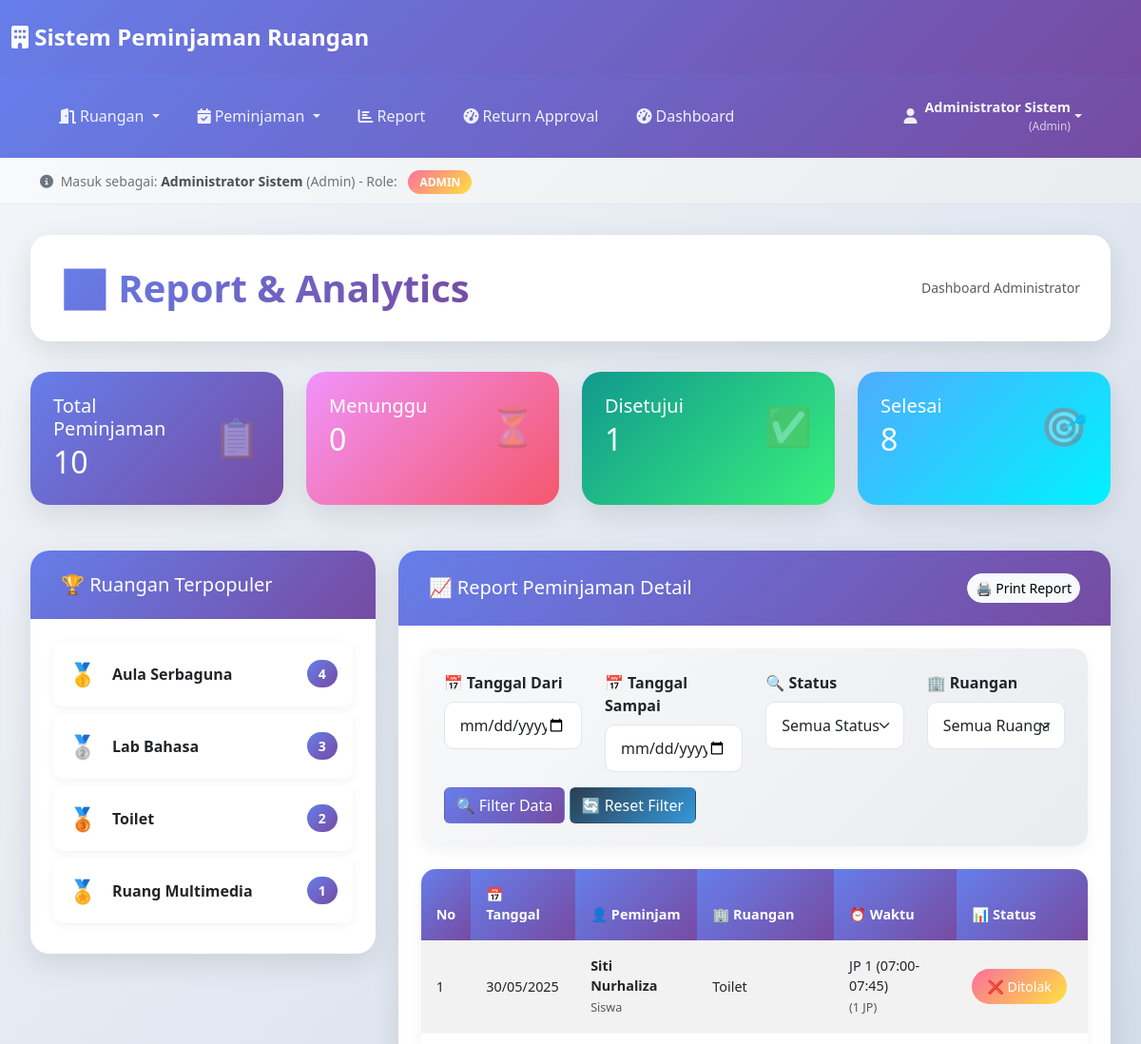
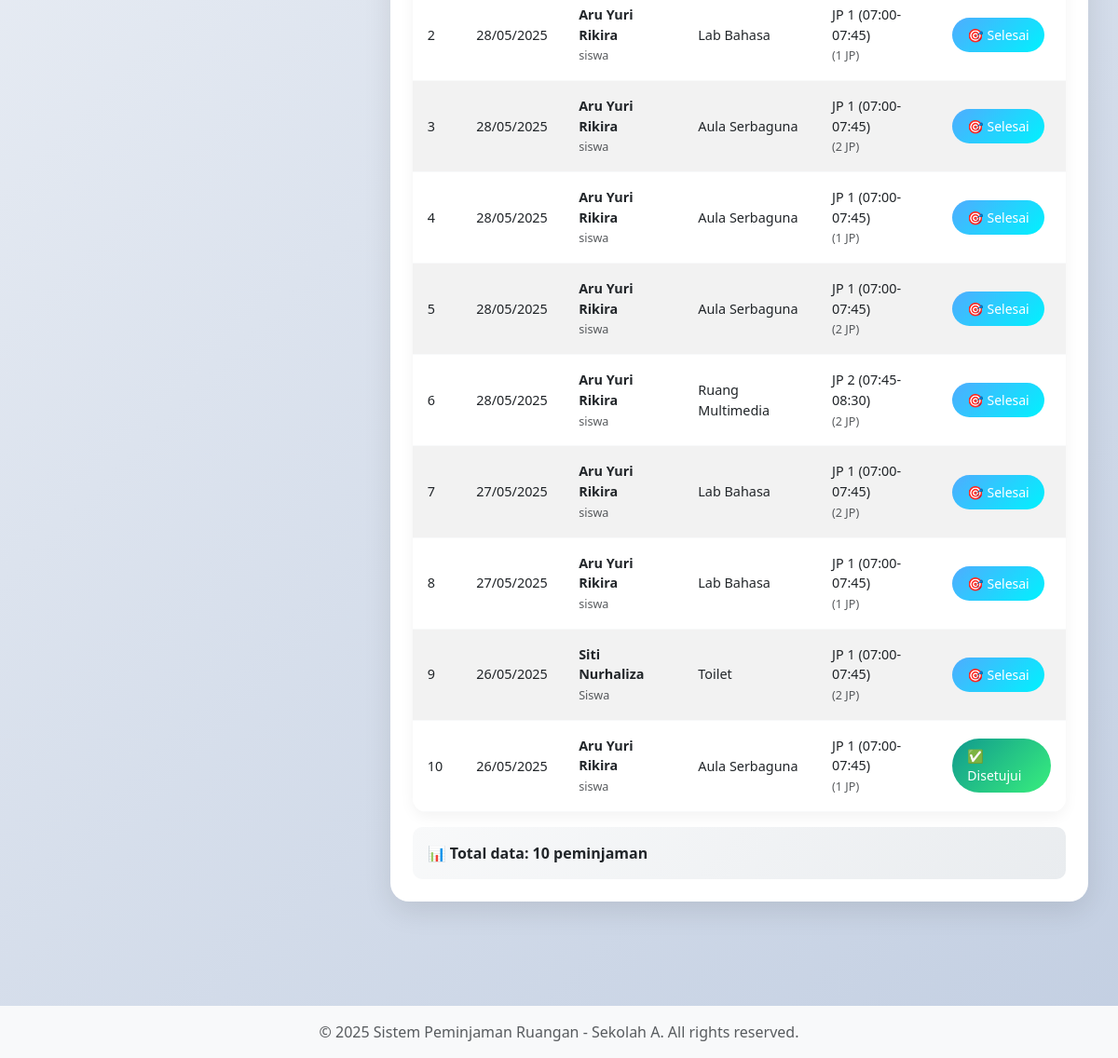
Page /admin/report/index.php (signed in) on the committed database (2 pictures, top to bottom).
### tables this page shows
CREATE TABLE IF NOT EXISTS peminjaman_ruangan (
    peminjaman_id INT PRIMARY KEY,
    user_id INT,
    ruangan_id INT,
    tanggal_pinjam DATE,
    waktu_mulai VARCHAR(50),
    durasi_pinjam VARCHAR(50),
    waktu_selesai VARCHAR(50),
    status VARCHAR(50),
    keperluan TEXT,
    keterangan TEXT,
    created_at DATETIME,
    updated_at DATETIME,
    is_enabled BOOLEAN,
    kondisi_ruangan VARCHAR(50),
    catatan_pengembalian TEXT,
    return_requested_at DATETIME,
    return_approved_at DATETIME,
    return_approved_by INT
);

CREATE TABLE IF NOT EXISTS users (
    user_id INT PRIMARY KEY,
    id_card VARCHAR(50),
    username VARCHAR(50),
    password VARCHAR(100),
    role VARCHAR(20),
    jenis_pengguna VARCHAR(50),
    nama_lengkap VARCHAR(100),
    created_at DATETIME
);

CREATE TABLE IF NOT EXISTS ruangan (
    ruangan_id INT PRIMARY KEY,
    nama_ruangan VARCHAR(100),
    lokasi VARCHAR(100),
    kapasitas INT,
    status VARCHAR(50),
    is_enabled BOOLEAN,
    created_at DATETIME
);

### admin/report/index.php (the view, shortened to what this page needs)
<?php
require_once '../../config/database.php';
$tanggal_dari = isset($_GET['tanggal_dari']) ? $_GET['tanggal_dari'] : '';
$tanggal_sampai = isset($_GET['tanggal_sampai']) ? $_GET['tanggal_sampai'] : '';
try {
    $stmt = $pdo->query("SELECT COUNT(*) as total FROM peminjaman_ruangan");
    $total_peminjaman = $stmt->fetch()['total'];
    $stmt = $pdo->query("SELECT status, COUNT(*) as jumlah FROM peminjaman_ruangan GROUP BY status");
    $stats_status = $stmt->fetchAll(PDO::FETCH_KEY_PAIR);
    $stmt = $pdo->query("SELECT r.nama_ruangan, COUNT(*) as jumlah
                        FROM peminjaman_ruangan p
                        JOIN ruangan r ON p.ruangan_id = r.ruangan_id
                        GROUP BY p.ruangan_id
                        ORDER BY jumlah DESC
                        LIMIT 5");
    $ruangan_populer = $stmt->fetchAll();
} catch(PDOException $e) {
    $error = "Error: " . $e->getMessage();
}
$sql = "SELECT p.*, u.nama_lengkap, u.jenis_pengguna, r.nama_ruangan, r.lokasi
        FROM peminjaman_ruangan p
        JOIN users u ON p.user_id = u.user_id
        JOIN ruangan r ON p.ruangan_id = r.ruangan_id";
$params = [];
$sql .= " ORDER BY p.tanggal_pinjam DESC, p.waktu_mulai ASC";
try {
    $stmt = $pdo->prepare($sql);
    $stmt->execute($params);
    $report_data = $stmt->fetchAll();
} catch(PDOException $e) {
    $error = "Error: " . $e->getMessage();
}
?>
<?php include '../../includes/header.php'; ?>
<head>
</head>
<body>
    <?php include '../../includes/navbar.php'; ?>
    <div class="main-content">
        <div class="dashboard-header fade-in-up">
            <div class="d-flex justify-content-between align-items-center">
                <h1 class="dashboard-title">📊 Report & Analytics</h1>
                <small class="text-muted">Dashboard Administrator</small>
            </div>
        </div>
        <div class="row mb-4">
            <div class="col-md-3 fade-in-up animate-delay-1">
                <div class="stats-card stats-card-primary">
                    <div class="card-body d-flex justify-content-between align-items-center">
                        <div>
                            <h5 class="card-title mb-1">Total Peminjaman</h5>
                            <h2 class="mb-0"><?php echo $total_peminjaman; ?></h2>
                        </div>
                        <div style="font-size: 2.5rem; opacity: 0.3;">📋</div>
                    </div>
                </div>
            </div>
            <div class="col-md-3 fade-in-up animate-delay-2">
                <div class="stats-card stats-card-warning">
                    <div class="card-body d-flex justify-content-between align-items-center">
                        <div>
                            <h5 class="card-title mb-1">Menunggu</h5>
                            <h2 class="mb-0"><?php echo isset($stats_status['menunggu']) ? $stats_status['menunggu'] : 0; ?></h2>
                        </div>
                        <div style="font-size: 2.5rem; opacity: 0.3;">⏳</div>
                    </div>
                </div>
            </div>
            <div class="col-md-3 fade-in-up animate-delay-3">
                <div class="stats-card stats-card-success">
                    <div class="card-body d-flex justify-content-between align-items-center">
                        <div>
                            <h5 class="card-title mb-1">Disetujui</h5>
                            <h2 class="mb-0"><?php echo isset($stats_status['disetujui']) ? $stats_status['disetujui'] : 0; ?></h2>
                        </div>
                        <div style="font-size: 2.5rem; opacity: 0.3;">✅</div>
                    </div>
                </div>
            </div>
            <div class="col-md-3 fade-in-up animate-delay-4">
                <div class="stats-card stats-card-info">
                    <div class="card-body d-flex justify-content-between align-items-center">
                        <div>
                            <h5 class="card-title mb-1">Selesai</h5>
                            <h2 class="mb-0"><?php echo isset($stats_status['selesai']) ? $stats_status['selesai'] : 0; ?></h2>
                        </div>
                        <div style="font-size: 2.5rem; opacity: 0.3;">🎯</div>
                    </div>
                </div>
            </div>
        </div>
        <div class="row">
            <div class="col-md-4 mb-4 fade-in-up">
                <div class="content-card">
                    <div class="card-header-modern">
                        <h5 class="mb-0">🏆 Ruangan Terpopuler</h5>
                    </div>
                    <div class="card-body">
                        <?php if (!empty($ruangan_populer)): ?>
                            <?php foreach ($ruangan_populer as $index => $ruangan): ?>
                                <div class="popular-room-item">
                                    <div class="d-flex align-items-center">
                                        <div class="me-3" style="font-size: 1.5rem;">
                                            <?php
                                            $medals = ['🥇', '🥈', '🥉', '🏅', '🏅'];
                                            echo $medals[$index] ?? '🏅';
                                            ?>
                                        </div>
                                        <div>
                                            <div class="fw-bold"><?php echo htmlspecialchars($ruangan['nama_ruangan']); ?></div>
                                        </div>
                                    </div>
                                    <span class="popular-room-badge"><?php echo $ruangan['jumlah']; ?></span>
                                </div>
                            <?php endforeach; ?>
                        <?php endif; ?>
                    </div>
                </div>
            </div>
            <div class="col-md-8 fade-in-up">
                <div class="content-card">
                    <div class="card-header-modern d-flex justify-content-between align-items-center">
                        <h5 class="mb-0">📈 Report Peminjaman Detail</h5>
                        <?php if (!empty($report_data)): ?>
                            <button onclick="window.print()" class="btn btn-light btn-sm" style="border-radius: 50px;">
                                🖨️ Print Report
                            </button>
                        <?php endif; ?>
                    </div>
                    <div class="card-body">
                        <div class="filter-section">
                            <form method="GET">
                                <div class="row">
                                    <div class="col-md-3">
                                        <label class="form-label fw-semibold">📅 Tanggal Dari</label>
                                        <input type="date" name="tanggal_dari" class="form-control" value="<?php echo $tanggal_dari; ?>">
                                    </div>
                                    <div class="col-md-3">
                                        <label class="form-label fw-semibold">📅 Tanggal Sampai</label>
                                        <input type="date" name="tanggal_sampai" class="form-control" value="<?php echo $tanggal_sampai; ?>">
                                    </div>
                                    <div class="col-md-3">
                                        <label class="form-label fw-semibold">🔍 Status</label>
                                        <select name="status" class="form-select">
                                            <option value="">Semua Status</option>
                                        </select>
                                    </div>
                                    <div class="col-md-3">
                                        <label class="form-label fw-semibold">🏢 Ruangan</label>
                                        <select name="ruangan" class="form-select">
                                            <option value="">Semua Ruangan</option>
                                        </select>
                                    </div>
                                </div>
                                <div class="row mt-3">
                                    <div class="col-12">
                                        <button type="submit" class="btn btn-primary-modern">
                                            🔍 Filter Data
                                        </button>
                                        <a href="index.php" class="btn btn-secondary-modern">
                                            🔄 Reset Filter
                                        </a>
                                    </div>
                                </div>
                            </form>
                        </div>
                        <div class="table-responsive">
                            <table class="table table-striped">
                                <thead>
                                    <tr>
                                        <th>No</th>
                                        <th>📅 Tanggal</th>
                                        <th>👤 Peminjam</th>
                                        <th>🏢 Ruangan</th>
                                        <th>⏰ Waktu</th>
                                        <th>📊 Status</th>
                                    </tr>
                                </thead>
                                <tbody>
                                    <?php if (!empty($report_data)): ?>
                                        <?php foreach ($report_data as $index => $data): ?>
                                            <tr>
                                                <td><?php echo $index + 1; ?></td>
                                                <td><?php echo date('d/m/Y', strtotime($data['tanggal_pinjam'])); ?></td>
                                                <td>
                                                    <div class="fw-bold"><?php echo htmlspecialchars($data['nama_lengkap']); ?></div>
                                                    <small class="text-muted"><?php echo $data['jenis_pengguna']; ?></small>
                                                </td>
                                                <td><?php echo htmlspecialchars($data['nama_ruangan']); ?></td>
                                                <td>
                                                    <div><?php echo htmlspecialchars($data['waktu_mulai']); ?></div>
                                                    <small class="text-muted">(<?php echo htmlspecialchars($data['durasi_pinjam']); ?>)</small>
                                                </td>
                                                <td>
                                                    <?php
                                                    $status_class = '';
                                                    $status_icon = '';
                                                    switch($data['status']) {
                                                        case 'disetujui':
                                                            $status_class = 'badge-success';
                                                            $status_icon = '✅';
                                                            break;
                                                        case 'ditolak':
                                                            $status_class = 'badge-danger';
                                                            $status_icon = '❌';
                                                            break;
                                                        case 'selesai':
                                                            $status_class = 'badge-info';
                                                            $status_icon = '🎯';
                                                            break;
                                                    }
                                                    ?>
                                                    <span class="badge-modern <?php echo $status_class; ?>">
                                                        <?php echo $status_icon; ?> <?php echo ucfirst($data['status']); ?>
                                                    </span>
                                                </td>
                                            </tr>
                                        <?php endforeach; ?>
                                    <?php endif; ?>
                                </tbody>
                            </table>
                        </div>
                        <?php if (!empty($report_data)): ?>
                            <div class="mt-3 p-3" style="background: linear-gradient(135deg, #f8f9fa 0%, #e9ecef 100%); border-radius: 10px;">
                                <div class="d-flex justify-content-between align-items-center">
                                    <div>
                                        <strong>📊 Total data: <?php echo count($report_data); ?> peminjaman</strong>
                                    </div>
                                </div>
                            </div>
                        <?php endif; ?>
                    </div>
                </div>
            </div>
        </div>
    </div>
    <?php include '../../includes/footer.php'; ?>
</body>
</html>

### rows in the picture
peminjaman_ruangan: tanggal_pinjam "30/05/2025", user.nama_lengkap "Siti Nurhaliza", user.jenis_pengguna "Siswa", ruangan.nama_ruangan "Toilet", waktu_mulai "JP 1 (07:00-07:45)", durasi_pinjam "1 JP", status "❌", status "Ditolak"
peminjaman_ruangan: tanggal_pinjam "28/05/2025", user.nama_lengkap "Aru Yuri Rikira", user.jenis_pengguna "siswa", ruangan.nama_ruangan "Lab Bahasa", waktu_mulai "JP 1 (07:00-07:45)", durasi_pinjam "1 JP", status "🎯", status "Selesai"
peminjaman_ruangan: tanggal_pinjam "28/05/2025", user.nama_lengkap "Aru Yuri Rikira", user.jenis_pengguna "siswa", ruangan.nama_ruangan "Aula Serbaguna", waktu_mulai "JP 1 (07:00-07:45)", durasi_pinjam "2 JP", status "🎯", status "Selesai"
peminjaman_ruangan: tanggal_pinjam "28/05/2025", user.nama_lengkap "Aru Yuri Rikira", user.jenis_pengguna "siswa", ruangan.nama_ruangan "Aula Serbaguna", waktu_mulai "JP 1 (07:00-07:45)", durasi_pinjam "1 JP", status "🎯", status "Selesai"
peminjaman_ruangan: tanggal_pinjam "28/05/2025", user.nama_lengkap "Aru Yuri Rikira", user.jenis_pengguna "siswa", ruangan.nama_ruangan "Aula Serbaguna", waktu_mulai "JP 1 (07:00-07:45)", durasi_pinjam "2 JP", status "🎯", status "Selesai"
peminjaman_ruangan: tanggal_pinjam "28/05/2025", user.nama_lengkap "Aru Yuri Rikira", user.jenis_pengguna "siswa", ruangan.nama_ruangan "Ruang Multimedia", waktu_mulai "JP 2 (07:45-08:30)", durasi_pinjam "2 JP", status "🎯", status "Selesai"
peminjaman_ruangan: tanggal_pinjam "27/05/2025", user.nama_lengkap "Aru Yuri Rikira", user.jenis_pengguna "siswa", ruangan.nama_ruangan "Lab Bahasa", waktu_mulai "JP 1 (07:00-07:45)", durasi_pinjam "2 JP", status "🎯", status "Selesai"
peminjaman_ruangan: tanggal_pinjam "27/05/2025", user.nama_lengkap "Aru Yuri Rikira", user.jenis_pengguna "siswa", ruangan.nama_ruangan "Lab Bahasa", waktu_mulai "JP 1 (07:00-07:45)", durasi_pinjam "1 JP", status "🎯", status "Selesai"
peminjaman_ruangan: tanggal_pinjam "26/05/2025", user.nama_lengkap "Siti Nurhaliza", user.jenis_pengguna "Siswa", ruangan.nama_ruangan "Toilet", waktu_mulai "JP 1 (07:00-07:45)", durasi_pinjam "2 JP", status "🎯", status "Selesai"
peminjaman_ruangan: tanggal_pinjam "26/05/2025", user.nama_lengkap "Aru Yuri Rikira", user.jenis_pengguna "siswa", ruangan.nama_ruangan "Aula Serbaguna", waktu_mulai "JP 1 (07:00-07:45)", durasi_pinjam "1 JP", status "✅", status "Disetujui"

### other values in the picture
$userName "Administrator Sistem"
$jenisUser "Admin"
$userRole "ADMIN"
$total_peminjaman "10"
$stats_status['disetujui'] "1"
$stats_status['selesai'] "8"
$medals[$index] "🥇"
$ruangan['nama_ruangan'] "Aula Serbaguna"
$ruangan['jumlah'] "4"
$medals[$index] "🥈"
$ruangan['nama_ruangan'] "Lab Bahasa"
$ruangan['jumlah'] "3"
$medals[$index] "🥉"
$ruangan['nama_ruangan'] "Toilet"
$ruangan['jumlah'] "2"
